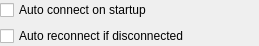
<ui version="4.0" >
 <class>AccountOptionsWidgetClass</class>
 <widget class="QWidget" name="AccountOptionsWidgetClass" >
  <property name="geometry" >
   <rect>
    <x>0</x>
    <y>0</y>
    <width>259</width>
    <height>42</height>
   </rect>
  </property>
  <layout class="QVBoxLayout" >
   <property name="margin" >
    <number>0</number>
   </property>
   <item>
    <widget class="QCheckBox" name="chbAutoConnect" >
     <property name="text" >
      <string>Auto connect on startup</string>
     </property>
    </widget>
   </item>
   <item>
    <widget class="QCheckBox" name="chbAutoReconnect" >
     <property name="text" >
      <string>Auto reconnect if disconnected</string>
     </property>
    </widget>
   </item>
  </layout>
 </widget>
 <layoutdefault spacing="6" margin="11" />
 <resources/>
 <connections/>
</ui>
